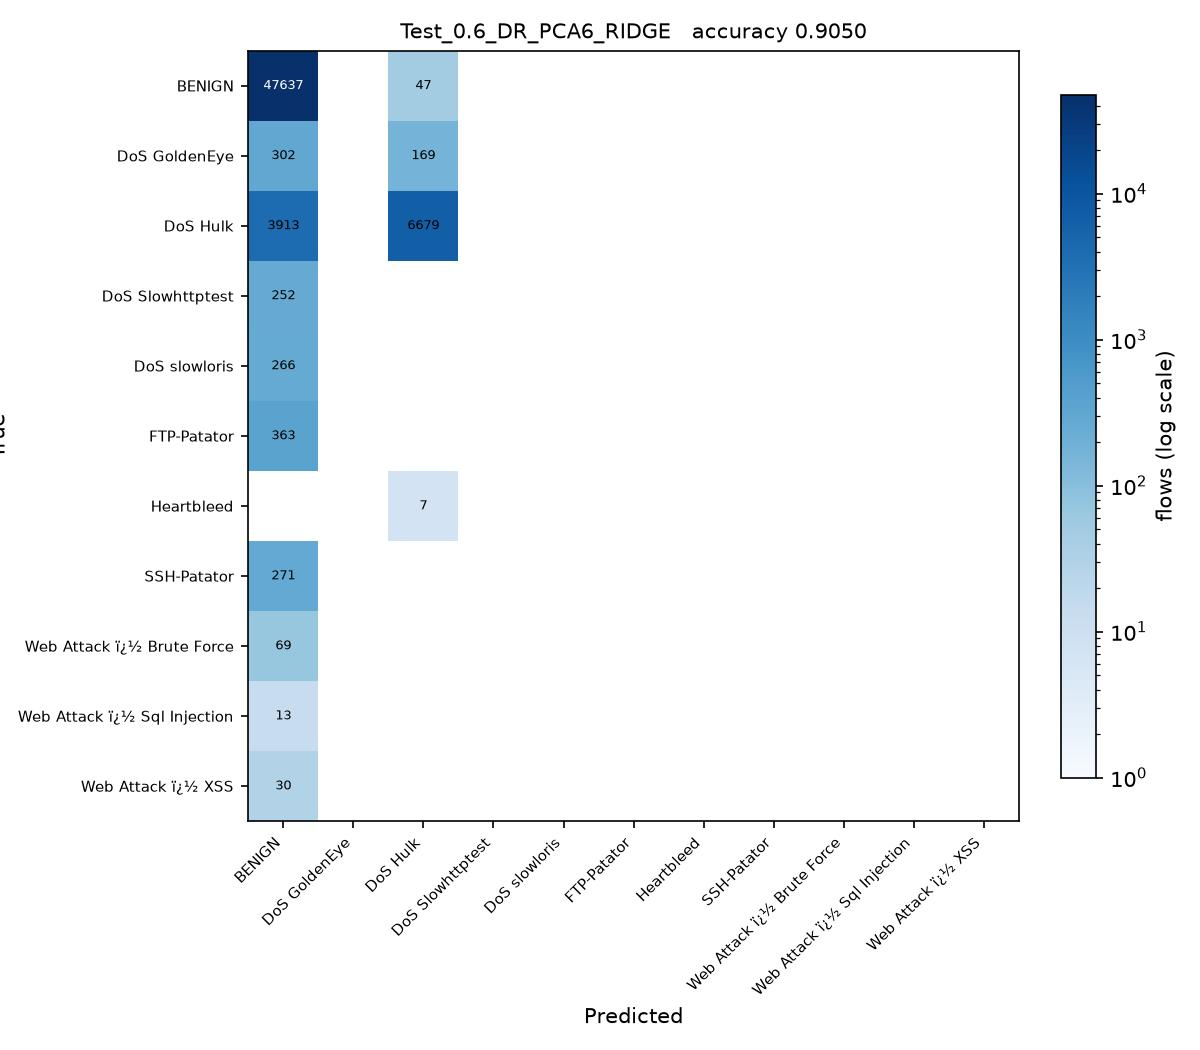

Write Python code to recreate this figure.
# Test_0.6_DR_PCA6_RIDGE.py
#
# Test size 0.6  |  PCA, 6 components  |  Ridge Regression -> RidgeClassifier (sheet #3)
#
# This is SGDC_60_40.py with the changes marked CHANGE below and nothing else.
#
# Sheet entry 3 is Ridge(alpha=1.0), a regressor. RidgeClassifier is the
# same L2-penalised model fitted for classification. alpha is kept at 1.0.

import os
from pathlib import Path

# CHANGE 1: run from the project folder, so the CSV names below resolve, and
# read them as latin-1. The Web Attack labels contain byte 0x96, which the
# default utf-8 decoder rejects with UnicodeDecodeError.
os.chdir(Path(__file__).resolve().parent.parent)
import numpy as np
import pandas as pd

df1 = pd.read_csv(r'C:\Users\Karthika\OneDrive\Desktop\ACN_PCA_75_Runs\Scripts\Tuesday-WorkingHours.pcap_ISCX (1).csv', low_memory=True, encoding='latin-1')
df2 = pd.read_csv(r'C:\Users\Karthika\OneDrive\Desktop\ACN_PCA_75_Runs\Scripts\Wednesday-workingHours.pcap_ISCX.csv', low_memory=True, encoding='latin-1')
df3 = pd.read_csv(r'C:\Users\Karthika\OneDrive\Desktop\ACN_PCA_75_Runs\Scripts\Thursday-WorkingHours-Morning-WebAttacks.pcap_ISCX.csv', low_memory=True, encoding='latin-1')

dataset = pd.concat([df1, df2, df3], ignore_index=True)

dataset.columns = dataset.columns.str.strip()

# CHANGE 2: a stratified sample of 100000 flows, the same for every run.
# The full three captures hold about 1.3 million flows, which makes 75 runs
# impractical. At least 50 flows of every class are kept.
label = dataset.columns[-1]
dataset = pd.concat(
    [g.sample(n=min(len(g), max(50, round(100000 * len(g) / len(dataset)))), random_state=0)
     for _, g in dataset.groupby(label)],
    ignore_index=True
)

X = dataset.iloc[:, :-1]
y = dataset.iloc[:, -1]

X = X.apply(pd.to_numeric, errors='coerce')

X.replace([np.inf, -np.inf], np.nan, inplace=True)

from sklearn.impute import SimpleImputer

imputer = SimpleImputer(missing_values=np.nan, strategy='mean')
X = imputer.fit_transform(X)

from sklearn.preprocessing import LabelEncoder

labelencoder_y = LabelEncoder()
y = labelencoder_y.fit_transform(y)

from sklearn.model_selection import train_test_split

X_train, X_test, y_train, y_test = train_test_split(
    X,
    y,
    test_size=0.6,   # CHANGE 3: test size
    random_state=0,
    stratify=y
)

# CHANGE 4: PCA, from PCA_LDA_KErnel_PCA_CODE.pdf (fitted on training data only).
# PCA follows the directions of largest variance, so the features have to be on
# a common scale first, otherwise the components just track whichever column has
# the biggest units. The scaler is fitted on the training split only.
from sklearn.preprocessing import StandardScaler
from sklearn.decomposition import PCA

scaler = StandardScaler()
X_train = scaler.fit_transform(X_train)
X_test = scaler.transform(X_test)

pca = PCA(n_components=6)
X_train = pca.fit_transform(X_train)          # no labels: PCA is unsupervised
X_test = pca.transform(X_test)
print("\nVariance explained by 6 components : {:.4f}".format(pca.explained_variance_ratio_.sum()))

# CHANGE 5: Ridge Regression -> RidgeClassifier (sheet #3) in place of SGDClassifier
from sklearn.linear_model import RidgeClassifier

classifier = RidgeClassifier(
    alpha=1.0,
    random_state=0
)

classifier.fit(X_train, y_train)

y_pred = classifier.predict(X_test) 

from sklearn.metrics import confusion_matrix
from sklearn.metrics import accuracy_score
from sklearn.metrics import precision_score
from sklearn.metrics import recall_score
from sklearn.metrics import f1_score
from sklearn.metrics import classification_report

cm = confusion_matrix(y_test, y_pred)

print("Confusion Matrix:\n")
print(cm)

print("\nAccuracy : {:.4f}".format(accuracy_score(y_test, y_pred)))
print("\nPrecision : {:.4f}".format(precision_score(y_test, y_pred, average='weighted')))
print("\nRecall : {:.4f}".format(recall_score(y_test, y_pred, average='weighted')))
print("\nF1 Score : {:.4f}".format(f1_score(y_test, y_pred, average='weighted')))

print("\nClassification Report:\n")
print(classification_report(y_test, y_pred))
# CHANGE 6: save the confusion matrix as Test_0.6_DR_PCA6_RIDGE.jpg and record the result
import matplotlib
matplotlib.use('Agg')
import matplotlib.pyplot as plt
from matplotlib.colors import LogNorm

here = Path(__file__).resolve().parent
names = [str(c) for c in labelencoder_y.classes_]
fig, ax = plt.subplots(figsize=(8, 7))
im = ax.imshow(cm, cmap='Blues', norm=LogNorm(vmin=1))
ax.set_xticks(range(len(names)), names, rotation=45, ha='right', fontsize=7)
ax.set_yticks(range(len(names)), names, fontsize=7)
ax.set_xlabel('Predicted')
ax.set_ylabel('True')
ax.set_title('Test_0.6_DR_PCA6_RIDGE   accuracy {:.4f}'.format(accuracy_score(y_test, y_pred)), fontsize=10)
for i in range(cm.shape[0]):
    for j in range(cm.shape[1]):
        if cm[i, j]:
            ax.text(j, i, cm[i, j], ha='center', va='center', fontsize=6,
                    color='white' if cm[i, j] > cm.max() / 3 else 'black')
fig.colorbar(im, ax=ax, fraction=0.04, label='flows (log scale)')
fig.tight_layout()
fig.savefig(here / 'Test_0.6_DR_PCA6_RIDGE.jpg', dpi=150)
plt.close(fig)

row = pd.DataFrame([{
    'Test': 0.6, 'DR': 'PCA6', 'Clas': 'RIDGE',
    'Acc': round(accuracy_score(y_test, y_pred), 4),
    'Pre': round(precision_score(y_test, y_pred, average='weighted', zero_division=0), 4),
    'Rec': round(recall_score(y_test, y_pred, average='weighted', zero_division=0), 4),
    'F1': round(f1_score(y_test, y_pred, average='weighted', zero_division=0), 4),
    'script': 'Test_0.6_DR_PCA6_RIDGE',
}])
out = here.parent / 'results' / '75_runs.csv'
out.parent.mkdir(exist_ok=True)
if out.exists():
    old = pd.read_csv(out)
    row = pd.concat([old[old['script'] != 'Test_0.6_DR_PCA6_RIDGE'], row], ignore_index=True)
row.to_csv(out, index=False)
